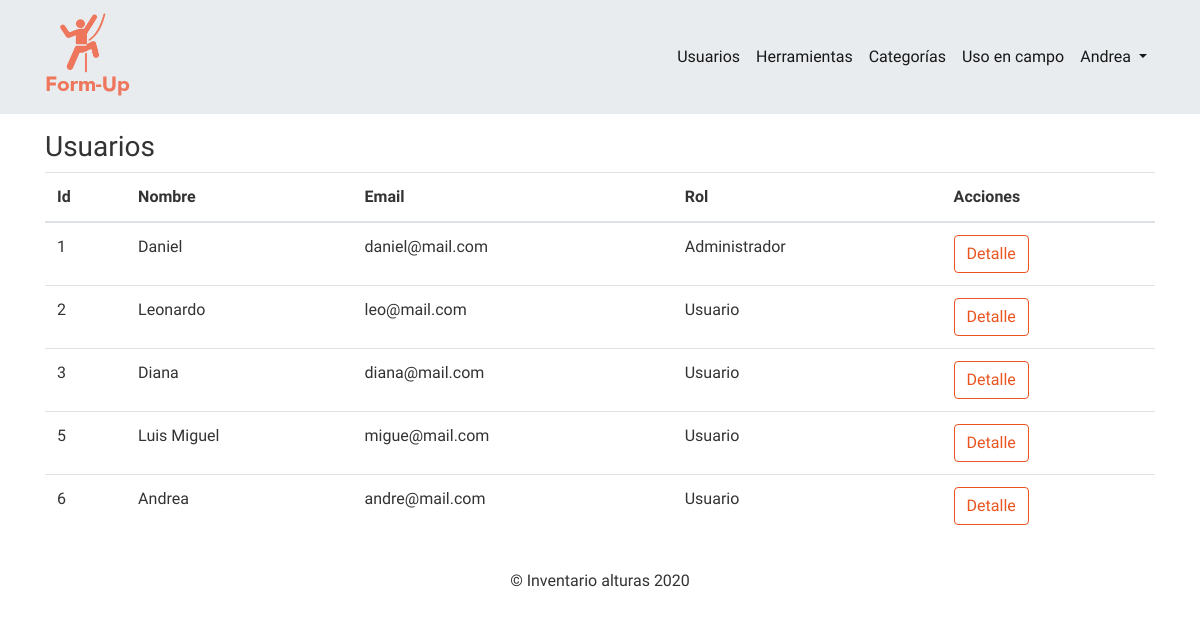
The app's page /index.php?controller=users&action=index (signed in), older data.
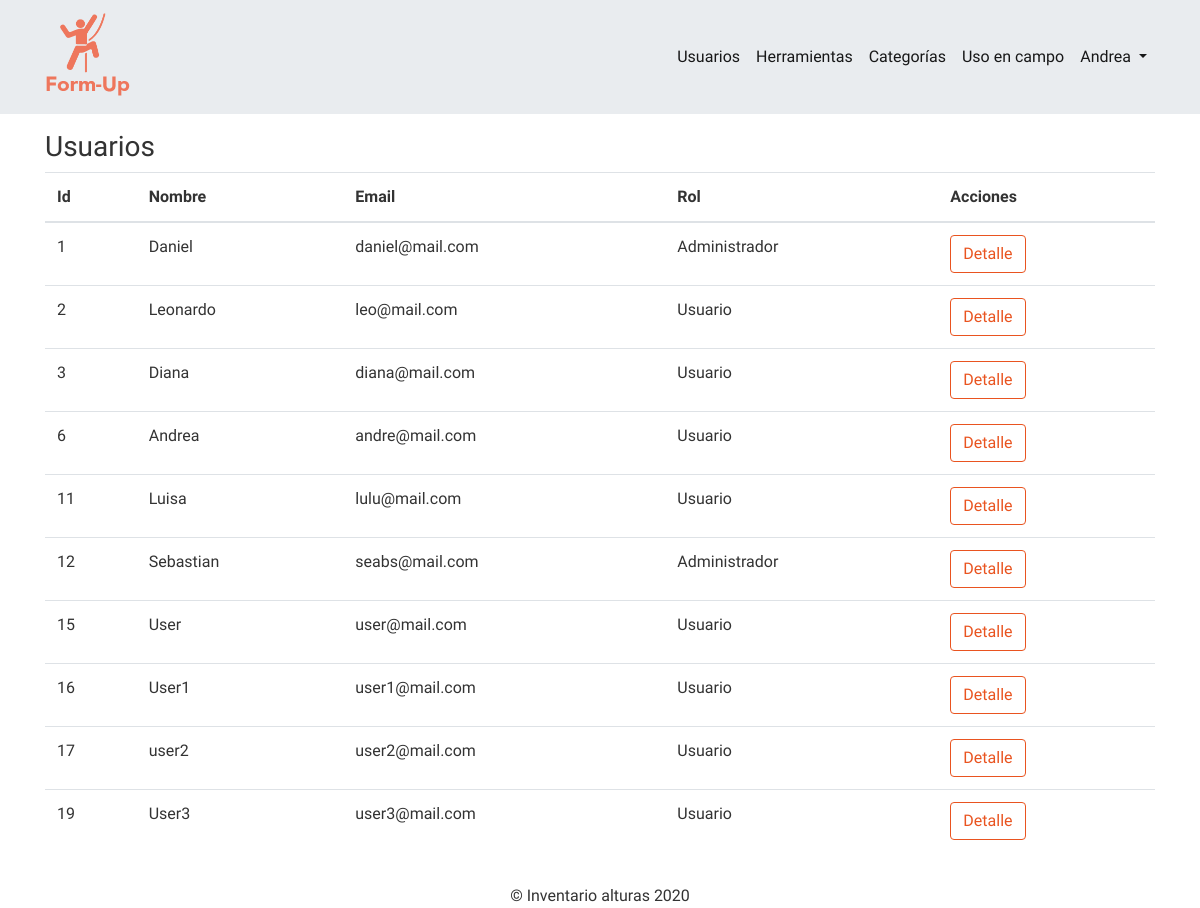
The same page, newer data.
### tables this page shows
CREATE TABLE `usuarios` (
  `id` int(11) NOT NULL,
  `nombre` varchar(255) NOT NULL,
  `email` varchar(255) NOT NULL,
  `rol_id` int(11) NOT NULL,
  `password` varchar(255) NOT NULL
);

CREATE TABLE `roles` (
  `id` int(11) NOT NULL,
  `nombre` varchar(150) NOT NULL
);

### controllers/UsersController.php (called while the page is built, shortened)
<?php
class UsersController extends BaseController{
    public function index()
    {
        $user_obj  = new User();
        $all_users = $user_obj->getAllUsers();
        require_once 'views/dashboard/users/index.php';
    }
}

### core/Connection.php (called while the page is built, shortened)
<?php
abstract class Connection
{
    public function __construct()
    {
        try
        {
            $this->dbConnection = new PDO(DB_DRIVER . ':host=' . DB_HOST . ';dbname=' . DB_NAME, DB_USER, DB_PASS);
        } catch (PDOException $ex) {
            echo $ex->getMessage();
            die();
        }
    }
}
?>

### models/User.php (called while the page is built, shortened)
<?php
 class User extends BaseModel
 {
    public function getAllUsers()
    {
        try {
            $sql = $this->dbConnection->prepare("SELECT usuarios.*,roles.nombre AS nombre_rol FROM usuarios INNER JOIN roles ON roles.id = usuarios.rol_id");
            $sql->execute();
            $resultSet = null;
            while ($row = $sql->fetch(PDO::FETCH_OBJ)) {
                $resultSet[] = $row;
            }
            return $resultSet;
        } catch (PDOException $ex) {
            echo $ex->getMessage();
            die();
        }
    }
 }

### views/dashboard/users/index.php (the view, shortened to what this page needs)
<?php include_once 'views/layouts/header.php' ?>
<?php include_once 'views/layouts/navbar.php' ?>
<div class="container my-3">
    <div class="row">
        <div class="col">
            <h3>Usuarios</h3>
        </div>
    </div>
    <div class="row">
        <div class="col">
            <table class="table"id="table">
                <thead>
                    <tr>
                        <th>Id</th>
                        <th>Nombre</th>
                        <th>Email</th>
                        <th>Rol</th>
                        <th>Acciones</th>
                    </tr>
                </thead>
                <tbody>
                    <?php if(count($all_users)>0){?>
                        <?php foreach($all_users as $row){?>
                            <tr>
                                <td><?php echo $row->id ?></td>
                                <td><?php echo $row->nombre ?></td>
                                <td><?php echo $row->email ?></td>
                                <td><?php echo $row->nombre_rol ?></td>
                                <td>
                                    <div class="btn-group" role="group" aria-label="Basic example">
                                        <a href="index.php?controller=users&action=detail&email=<?php echo $row->email ?>" class="btn btn-outline-primary">Detalle</a>
                                    </div>
                                </td>
                            </tr>
                        <?php }?>
                    <?php }?>
                </tbody>
            </table>
        </div>
    </div>
</div>
<?php include_once 'views/layouts/footer.php' ?>

### index.php (shortened to what this page needs)
<?php
$controller = isset($_GET["controller"]) ? $_GET["controller"] : "";
$action = isset($_GET["action"]) ? $_GET["action"] : "";
switch (ucwords($controller)) {
    case 'Users':
        $controlador = 'UsersController';
        break;
}
$strFileController = 'controllers/' . $controlador . '.php';
if (is_file($strFileController)) {
    $controllerObj = new $controlador();
    if (method_exists($controllerObj, $action)) {
        $controllerObj->$action();
    } else {
        echo "No existe el método en el controlador";
    }
}

### views/layouts/header.php (shortened to what this page needs)
<!DOCTYPE html>
<html lang="en" dir="ltr">
  <head>
    <link rel="stylesheet" href="https://bootswatch.com/4/united/bootstrap.min.css">
    <link rel="stylesheet" type="text/css" href="https://cdn.datatables.net/v/bs4/dt-1.10.21/datatables.min.css"/>
  </head>
  <body>

### views/layouts/navbar.php (shortened to what this page needs)
<nav class="navbar navbar-expand-lg navbar-light bg-light">
    <div class="container">
        <a class="navbar-brand" href="index.php?controller=dashboard&action=index">
            <img class="mx-auto w-50"src="images/Logo-corto.png" alt="">
        </a>
        <div class="collapse navbar-collapse" id="navbarSupportedContent">
            <ul class="navbar-nav ml-auto">
                <li class="nav-item active">
                    <a class="nav-link" href="index.php?controller=users&action=index">Usuarios</a>
                </li>
                <li class="nav-item active">
                    <a class="nav-link" href="index.php?controller=tools&action=index">Herramientas</a>
                </li>
                <li class="nav-item active">
                    <a class="nav-link" href="index.php?controller=categories&action=index">Categorías</a>
                </li>
                <li class="nav-item active">
                    <a class="nav-link" href="index.php?controller=loans&action=index">Uso en campo</a>
                </li>
                <li class="nav-item dropdown active">
                    <a class="nav-link dropdown-toggle" href="#" id="navbarDropdown" role="button" data-toggle="dropdown" aria-haspopup="true" aria-expanded="false">
                        <?php
                            echo $_SESSION['username'];
                        ?>
                    </a>
                </li>
            </ul>
        </div>
    </div>
</nav>

### views/layouts/footer.php (shortened to what this page needs)
    <footer class="d-block text-center">© Inventario alturas <?php echo date("Y")?></footer>
    </body>
</html>

Row changes from the older to the newer data that the page shows:
removed usuarios: id "5", nombre "Luis Miguel", email "migue@mail.com", rol.nombre "Usuario"
added usuarios: id "11", nombre "Luisa", email "lulu@mail.com", rol.nombre "Usuario"
added usuarios: id "12", nombre "Sebastian", email "seabs@mail.com", rol.nombre "Administrador"
added usuarios: id "15", nombre "User", email "user@mail.com", rol.nombre "Usuario"
added usuarios: id "16", nombre "User1", email "user1@mail.com", rol.nombre "Usuario"
added usuarios: id "17", nombre "user2", email "user2@mail.com", rol.nombre "Usuario"
added usuarios: id "19", nombre "User3", email "user3@mail.com", rol.nombre "Usuario"
